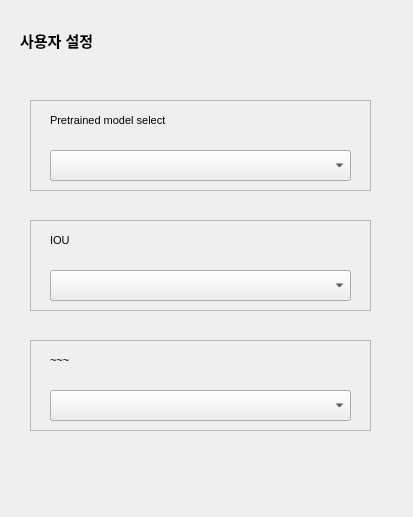
<?xml version="1.0" encoding="UTF-8"?>
<ui version="4.0">
 <class>Dialog</class>
 <widget class="QDialog" name="Dialog">
  <property name="geometry">
   <rect>
    <x>0</x>
    <y>0</y>
    <width>413</width>
    <height>517</height>
   </rect>
  </property>
  <property name="windowTitle">
   <string>Dialog</string>
  </property>
  <widget class="QLabel" name="userOptionLabel">
   <property name="geometry">
    <rect>
     <x>20</x>
     <y>20</y>
     <width>171</width>
     <height>41</height>
    </rect>
   </property>
   <property name="font">
    <font>
     <pointsize>11</pointsize>
     <weight>75</weight>
     <bold>true</bold>
    </font>
   </property>
   <property name="text">
    <string>사용자 설정</string>
   </property>
  </widget>
  <widget class="QFrame" name="modelSelcFrame">
   <property name="geometry">
    <rect>
     <x>30</x>
     <y>100</y>
     <width>341</width>
     <height>91</height>
    </rect>
   </property>
   <property name="frameShape">
    <enum>QFrame::StyledPanel</enum>
   </property>
   <property name="frameShadow">
    <enum>QFrame::Raised</enum>
   </property>
   <widget class="QLabel" name="modelSelcLabel">
    <property name="geometry">
     <rect>
      <x>20</x>
      <y>10</y>
      <width>221</width>
      <height>21</height>
     </rect>
    </property>
    <property name="font">
     <font>
      <pointsize>8</pointsize>
     </font>
    </property>
    <property name="text">
     <string>Pretrained model select</string>
    </property>
   </widget>
   <widget class="QComboBox" name="modelSelcCombobox">
    <property name="geometry">
     <rect>
      <x>20</x>
      <y>50</y>
      <width>301</width>
      <height>31</height>
     </rect>
    </property>
   </widget>
  </widget>
  <widget class="QFrame" name="IOUFrame">
   <property name="geometry">
    <rect>
     <x>30</x>
     <y>220</y>
     <width>341</width>
     <height>91</height>
    </rect>
   </property>
   <property name="frameShape">
    <enum>QFrame::StyledPanel</enum>
   </property>
   <property name="frameShadow">
    <enum>QFrame::Raised</enum>
   </property>
   <widget class="QLabel" name="IOULabel">
    <property name="geometry">
     <rect>
      <x>20</x>
      <y>10</y>
      <width>221</width>
      <height>21</height>
     </rect>
    </property>
    <property name="font">
     <font>
      <pointsize>8</pointsize>
     </font>
    </property>
    <property name="text">
     <string>IOU</string>
    </property>
   </widget>
   <widget class="QComboBox" name="IOUCombobox">
    <property name="geometry">
     <rect>
      <x>20</x>
      <y>50</y>
      <width>301</width>
      <height>31</height>
     </rect>
    </property>
   </widget>
  </widget>
  <widget class="QFrame" name="frame_3">
   <property name="geometry">
    <rect>
     <x>30</x>
     <y>340</y>
     <width>341</width>
     <height>91</height>
    </rect>
   </property>
   <property name="frameShape">
    <enum>QFrame::StyledPanel</enum>
   </property>
   <property name="frameShadow">
    <enum>QFrame::Raised</enum>
   </property>
   <widget class="QLabel" name="label_4">
    <property name="geometry">
     <rect>
      <x>20</x>
      <y>10</y>
      <width>221</width>
      <height>21</height>
     </rect>
    </property>
    <property name="font">
     <font>
      <pointsize>8</pointsize>
     </font>
    </property>
    <property name="text">
     <string>~~~</string>
    </property>
   </widget>
   <widget class="QComboBox" name="comboBox_3">
    <property name="geometry">
     <rect>
      <x>20</x>
      <y>50</y>
      <width>301</width>
      <height>31</height>
     </rect>
    </property>
   </widget>
  </widget>
 </widget>
 <resources/>
 <connections/>
</ui>
